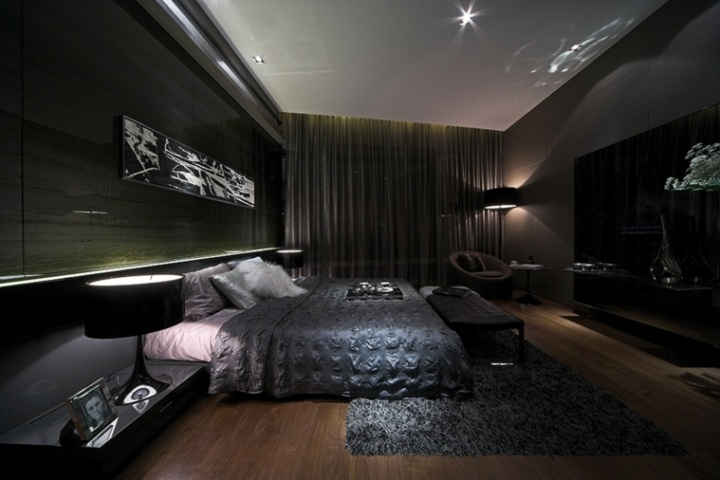
#> input picture ejercicio3.jpg, 720 x 480 px, found by its file name
$ jupyter execute --allow-errors Proyecto2.ipynb
#> lines starting #> are read from the running program, lines starting #| are printed output that depends on the picture
#Proyecto 2

##Ejercicio 1

[cell 1]
from PIL import Image
import matplotlib.pyplot as plt


def redSocial(ruta, plataforma):
    if plataforma.capitalize() == "Youtube":
        img = Image.open(ruta).resize((720,360))
    if plataforma.capitalize() == "Instagram":
        img = Image.open(ruta).resize((640, 640))
    if plataforma.capitalize()== "Twitter":
        img = Image.open(ruta).resize((512, 256))
    if plataforma.capitalize() == "Facebook":
        img = Image.open(ruta).resize((600, 600))
    return img.show()

def ajustarTamanio(ruta1, ruta2):
    img1 = Image.open(ruta1)
    img2 = Image.open(ruta2)
    size= img1.size
    img2 = img2.resize((size))
    fig, ax = plt.subplots(1,2,figsize=(10,10))
    ax[0].imshow(img1)
    ax[1].imshow(img2)
    return plt.show()

##Ejercicio 2

[cell 2]
from PIL import Image
from PIL.ImageFilter import (CONTOUR,EDGE_ENHANCE,EMBOSS,SHARPEN,BLUR,DETAIL,EDGE_ENHANCE_MORE,FIND_EDGES,SMOOTH)
import matplotlib.pyplot as plt

#hice una lista con todos los objetos filtros
list=[CONTOUR,EDGE_ENHANCE,EMBOSS,SHARPEN,BLUR,DETAIL,EDGE_ENHANCE_MORE,FIND_EDGES,SMOOTH]

ruta = 'C:/Users/rjaus/Downloads/ejercicio2.jpg'
#> (the rest of this cell did not finish here and is left out)

##Ejercicio 3

[cell 3]
#use el waitKey porque en pycharm se abria la ventana y se cerraba automaticamente


def equHisto(ruta):
#> called with ruta = 'C:/Users/rjaus/Downloads/ejercicio3.jpg'
    import cv2
    img = cv2.imread(ruta, 0)  # el 0 para escala de grises
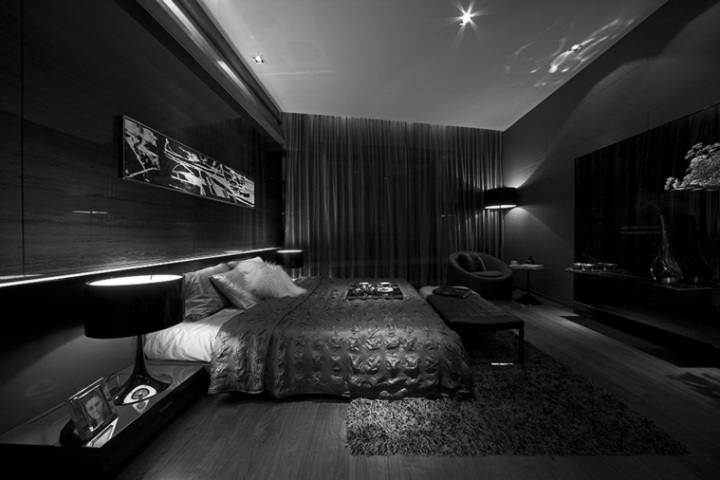
#> img: shape (480, 720); min 0, max 255, mean 46.3
    # Ecualizacion del histograma
    equ = cv2.equalizeHist(img)
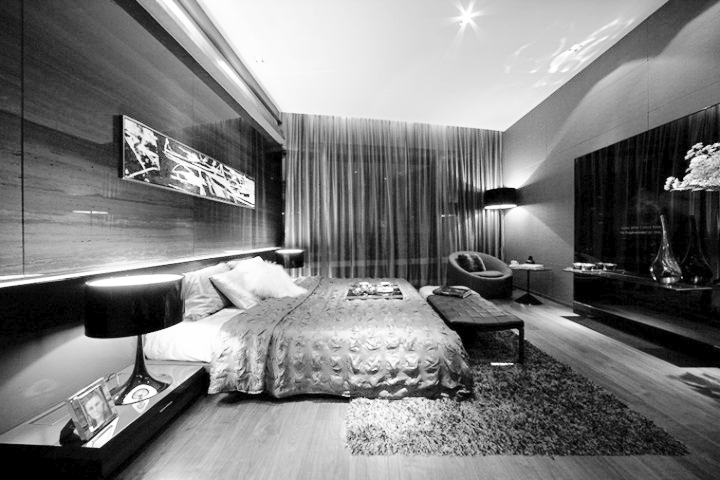
#> equ: shape (480, 720); min 0, max 255, mean 124.3
    return cv2.imshow('equal',equ)


import cv2
equHisto('C:/Users/rjaus/Downloads/ejercicio3.jpg')
cv2.waitKey(2000)

##Ejercicio 4

[cell 4]
def retrato(ruta):
    from PIL import Image
    from PIL.ImageFilter import (SHARPEN, FIND_EDGES, SMOOTH)
    retrato = Image.open(ruta)
    retrato_g = retrato.convert('L') #convierto a escala de grises
    threshold = 130 #aplico la mascara probando que threshold va mejor
    mask_retrato = retrato_g.point(lambda p: 255 if p > threshold else 0)
    mask_retrato = mask_retrato.filter(FIND_EDGES) # busco bordes
    # filtros de suavizado y afilado
    mask_retrato = mask_retrato.filter(SMOOTH)
    mask_retrato = mask_retrato.filter(SHARPEN)
    return  mask_retrato.show()

##Ejercicio 5

[cell 5]
from PIL import Image,ImageDraw


# [8 lines of commented-out code are left out]


def oneMask(ruta,punto1,punto2,punto3,punto4):
#> called with ruta = 'C:/Users/rjaus/Downloads/lote.jpg', punto1 = (175, 400), punto2 = (325, 240), punto3 = (505, 290), punto4 = (450, 400)
    img = Image.open(ruta)
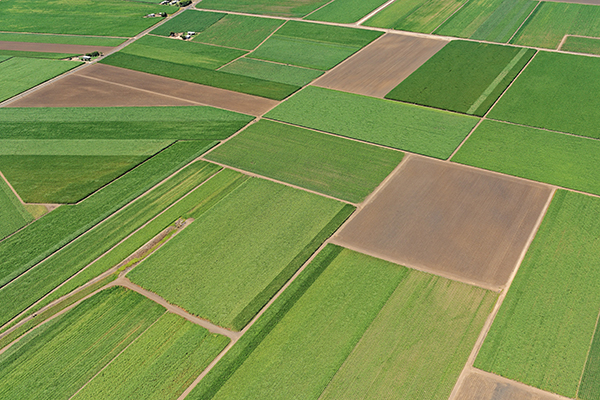
#> input picture lote.jpg, 600 x 400 px, found by its file name
#> img is the input picture: PIL image 600x400 RGB; mean R, G, B 124, 144.5, 78.6
    img_L = img.convert('L')
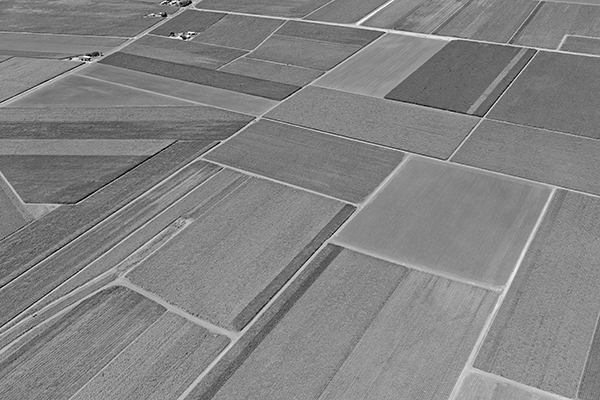
#> img_L: PIL image 600x400 L; min 0, max 255, mean 130.9
    mask = Image.new('L', (img.width, img.height), (255))
#> mask: PIL image 600x400 L; every value is 255
    mask_draw = ImageDraw.Draw(mask)
    mask_draw.polygon([punto1,punto2,punto3,punto4], fill=0)
    img_comp = Image.composite(img_L, img, mask)
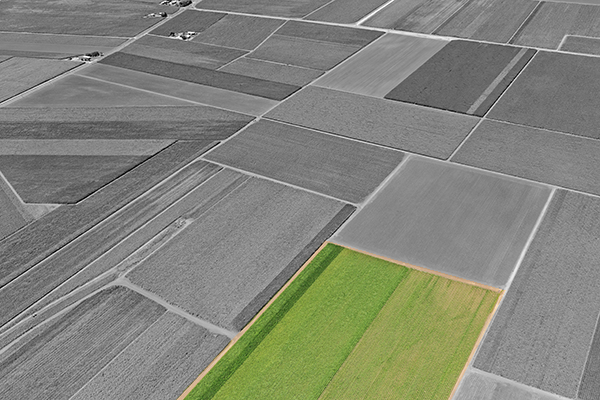
#> img_comp: PIL image 600x400 RGB; mean R, G, B 130.4, 132.8, 122.1
    return img_comp.show()

def twoMask(ruta,puntoA,puntoB,puntoC,puntoD,punto1,punto2,punto3,punto4):
#> called with ruta = 'C:/Users/rjaus/Downloads/lote.jpg', puntoA = (175, 400), puntoB = (325, 240), puntoC = (505, 290), puntoD = (450, 400), punto1 = (311, 84), punto2 = (387, 30), punto3 = (448, 40)
    img = Image.open(ruta)
    img_L = img.convert('L')  #se crea una imagen en escala de grises
    mask = Image.new('L', (img.width, img.height), (255)) # se crea una imagen con formato escala de grises, se le da el mismo ancho y
                                                          #alto que la imagen original, y se le da un color blanco en el utlimo parametro (255).

    mask_draw = ImageDraw.Draw(mask) #se crea una variable que forma una imagen para graficar, sobre el fondo mask(que es la imagen blanca)
    mask_draw.polygon([puntoA, puntoB, puntoC, puntoD], fill=0) #se forma una figura uniendo todos los puntos en sentido horario, y se pinta de negro (fill=0)
    mask_draw.polygon([punto1, punto2, punto3, punto4], fill=0) #"                                                                                            "

    img_comp = Image.composite(img_L, img, mask)  #se forma una imagen compuesta que: en donde la imagen mask(anteriormente graficada),sea negra,
                                                  #toma los valores de la imagen original(img), y donde es blanca toma los valores de la imagem en escala de grises(img_L)
    return img_comp.show()


oneMask('C:/Users/rjaus/Downloads/lote.jpg',(175,400),(325,240),(505,290),(450,400))
twoMask('C:/Users/rjaus/Downloads/lote.jpg',(175,400),(325,240),(505,290),(450,400),(311,84),(387,30),(448,40),(382,97))
